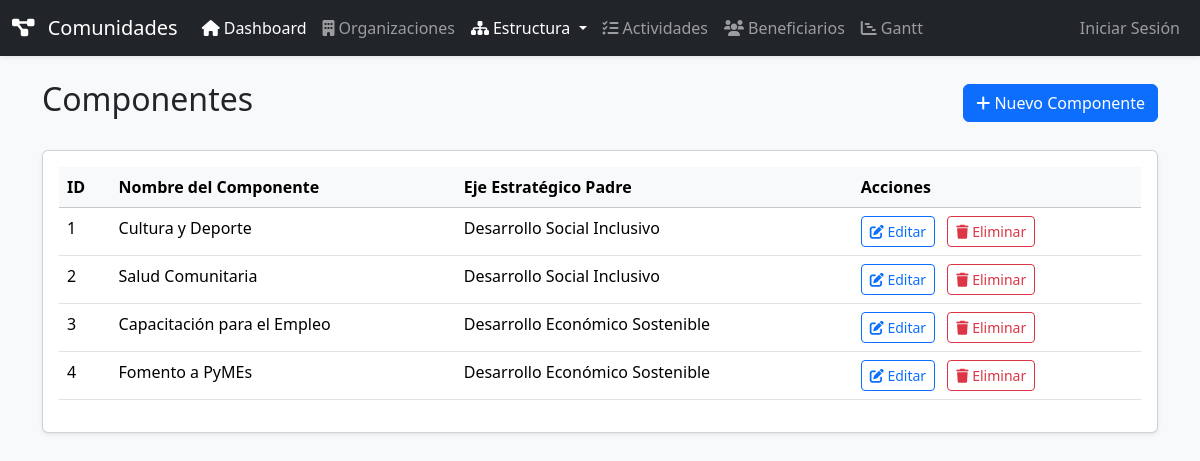
Screenshot of /componentes/index.php with the database file from the repository.
### tables this page shows
CREATE TABLE componentes (
    id INT AUTO_INCREMENT PRIMARY KEY,
    eje_id INT NOT NULL,
    nombre VARCHAR(255) NOT NULL,
    descripcion TEXT,
    FOREIGN KEY (eje_id) REFERENCES ejes(id) ON DELETE CASCADE
);

CREATE TABLE ejes (
    id INT AUTO_INCREMENT PRIMARY KEY,
    nombre VARCHAR(255) NOT NULL,
    descripcion TEXT
);

### componentes/index.php (the view, shortened to what this page needs)
<?php
require_once '../includes/config.php';
$sql = "SELECT c.id, c.nombre, c.descripcion, e.nombre AS eje_nombre
        FROM componentes c
        JOIN ejes e ON c.eje_id = e.id
        ORDER BY e.id, c.id";
try {
    $componentes = $pdo->query($sql)->fetchAll();
} catch (PDOException $e) {
    die("Error al obtener los componentes: " . $e->getMessage());
}
include '../includes/header.php';
?>
<div class="d-flex justify-content-between align-items-center mb-4">
    <h1 class="h2">Componentes</h1>
    <a href="create.php" class="btn btn-primary">
        <i class="fas fa-plus mr-1"></i> Nuevo Componente
    </a>
</div>
<div class="card shadow-sm">
    <div class="card-body">
        <table class="table table-hover">
            <thead class="table-light">
                <tr>
                    <th scope="col">ID</th>
                    <th scope="col">Nombre del Componente</th>
                    <th scope="col">Eje Estratégico Padre</th>
                    <th scope="col">Acciones</th>
                </tr>
            </thead>
            <tbody>
                <?php if (empty($componentes)): ?>
                    <tr>
                        <td colspan="4" class="text-center">No hay componentes registrados.</td>
                    </tr>
                <?php else: ?>
                    <?php foreach ($componentes as $componente): ?>
                    <tr>
                        <td><?= $componente['id'] ?></td>
                        <td><?= htmlspecialchars($componente['nombre']) ?></td>
                        <td><?= htmlspecialchars($componente['eje_nombre']) ?></td>
                        <td>
                            <a href="edit.php?id=<?= $componente['id'] ?>" class="btn btn-sm btn-outline-primary me-2">
                                <i class="fas fa-edit"></i> Editar
                            </a>
                            <a href="delete.php?id=<?= $componente['id'] ?>" class="btn btn-sm btn-outline-danger" onclick="return confirm('¿Estás seguro?')">
                                <i class="fas fa-trash"></i> Eliminar
                            </a>
                        </td>
                    </tr>
                    <?php endforeach; ?>
                <?php endif; ?>
            </tbody>
        </table>
    </div>
</div>
<?php include '../includes/footer.php'; ?>

### rows the page displays
componentes: id "1", nombre "Cultura y Deporte", eje.nombre "Desarrollo Social Inclusivo"
componentes: id "2", nombre "Salud Comunitaria", eje.nombre "Desarrollo Social Inclusivo"
componentes: id "3", nombre "Capacitación para el Empleo", eje.nombre "Desarrollo Económico Sostenible"
componentes: id "4", nombre "Fomento a PyMEs", eje.nombre "Desarrollo Económico Sostenible"
